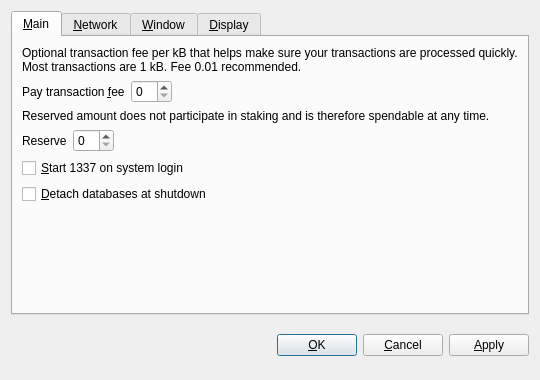
<?xml version="1.0" encoding="UTF-8"?>
<ui version="4.0">
 <class>OptionsDialog</class>
 <widget class="QDialog" name="OptionsDialog">
  <property name="geometry">
   <rect>
    <x>0</x>
    <y>0</y>
    <width>540</width>
    <height>380</height>
   </rect>
  </property>
  <property name="windowTitle">
   <string>Options</string>
  </property>
  <property name="modal">
   <bool>true</bool>
  </property>
  <layout class="QVBoxLayout" name="verticalLayout">
   <item>
    <widget class="QTabWidget" name="tabWidget">
     <property name="tabPosition">
      <enum>QTabWidget::North</enum>
     </property>
     <property name="currentIndex">
      <number>0</number>
     </property>
     <widget class="QWidget" name="tabMain">
      <attribute name="title">
       <string>&amp;Main</string>
      </attribute>
      <layout class="QVBoxLayout" name="verticalLayout_Main">
       <item>
        <widget class="QLabel" name="transactionFeeInfoLabel">
         <property name="text">
          <string>Optional transaction fee per kB that helps make sure your transactions are processed quickly. Most transactions are 1 kB. Fee 0.01 recommended.</string>
         </property>
         <property name="textFormat">
          <enum>Qt::PlainText</enum>
         </property>
         <property name="wordWrap">
          <bool>true</bool>
         </property>
        </widget>
       </item>
       <item>
        <layout class="QHBoxLayout" name="horizontalLayoutFee">
         <item>
          <widget class="QLabel" name="transactionFeeLabel">
           <property name="text">
            <string>Pay transaction &amp;fee</string>
           </property>
           <property name="textFormat">
            <enum>Qt::PlainText</enum>
           </property>
           <property name="buddy">
            <cstring>transactionFee</cstring>
           </property>
          </widget>
         </item>
         <item>
          <widget class="BitcoinAmountField" name="transactionFee"/>
         </item>
         <item>
          <spacer name="horizontalSpacerFee">
           <property name="orientation">
            <enum>Qt::Horizontal</enum>
           </property>
           <property name="sizeHint" stdset="0">
            <size>
             <width>40</width>
             <height>20</height>
            </size>
           </property>
          </spacer>
         </item>
        </layout>
       </item>
       <item>
        <widget class="QLabel" name="reserveBalanceInfoLabel">
         <property name="text">
          <string>Reserved amount does not participate in staking and is therefore spendable at any time.</string>
         </property>
         <property name="textFormat">
          <enum>Qt::PlainText</enum>
         </property>
         <property name="wordWrap">
          <bool>true</bool>
         </property>
        </widget>
       </item>
       <item>
        <layout class="QHBoxLayout" name="horizontalLayoutReserveBalance">
         <item>
          <widget class="QLabel" name="reserveBalanceLabel">
           <property name="text">
            <string>Reserve</string>
           </property>
           <property name="textFormat">
            <enum>Qt::PlainText</enum>
           </property>
           <property name="buddy">
            <cstring>reserveBalance</cstring>
           </property>
          </widget>
         </item>
         <item>
          <widget class="BitcoinAmountField" name="reserveBalance"/>
         </item>
         <item>
          <spacer name="horizontalSpacerReserveBalance">
           <property name="orientation">
            <enum>Qt::Horizontal</enum>
           </property>
           <property name="sizeHint" stdset="0">
            <size>
             <width>40</width>
             <height>20</height>
            </size>
           </property>
          </spacer>
         </item>
        </layout>
       </item>
       <item>
        <widget class="QCheckBox" name="bitcoinAtStartup">
         <property name="toolTip">
          <string>Automatically start 1337 after logging in to the system.</string>
         </property>
         <property name="text">
          <string>&amp;Start 1337 on system login</string>
         </property>
        </widget>
       </item>
       <item>
        <widget class="QCheckBox" name="detachDatabases">
         <property name="toolTip">
          <string>Detach block and address databases at shutdown. This means they can be moved to another data directory, but it slows down shutdown. The wallet is always detached.</string>
         </property>
         <property name="text">
          <string>&amp;Detach databases at shutdown</string>
         </property>
        </widget>
       </item>
       <item>
        <spacer name="verticalSpacer_Main">
         <property name="orientation">
          <enum>Qt::Vertical</enum>
         </property>
         <property name="sizeHint" stdset="0">
          <size>
           <width>20</width>
           <height>40</height>
          </size>
         </property>
        </spacer>
       </item>
      </layout>
     </widget>
     <widget class="QWidget" name="tabNetwork">
      <attribute name="title">
       <string>&amp;Network</string>
      </attribute>
      <layout class="QVBoxLayout" name="verticalLayout_Network">
       <item>
        <widget class="QCheckBox" name="mapPortUpnp">
         <property name="toolTip">
          <string>Automatically open the 1337 client port on the router. This only works when your router supports UPnP and it is enabled.</string>
         </property>
         <property name="text">
          <string>Map port using &amp;UPnP</string>
         </property>
        </widget>
       </item>
       <item>
        <widget class="QCheckBox" name="connectSocks">
         <property name="toolTip">
          <string>Connect to the 1337 network through a SOCKS proxy (e.g. when connecting through Tor).</string>
         </property>
         <property name="text">
          <string>&amp;Connect through SOCKS proxy:</string>
         </property>
        </widget>
       </item>
       <item>
        <layout class="QHBoxLayout" name="horizontalLayout_Network">
         <item>
          <widget class="QLabel" name="proxyIpLabel">
           <property name="text">
            <string>Proxy &amp;IP:</string>
           </property>
           <property name="textFormat">
            <enum>Qt::PlainText</enum>
           </property>
           <property name="buddy">
            <cstring>proxyIp</cstring>
           </property>
          </widget>
         </item>
         <item>
          <widget class="QValidatedLineEdit" name="proxyIp">
           <property name="maximumSize">
            <size>
             <width>140</width>
             <height>16777215</height>
            </size>
           </property>
           <property name="toolTip">
            <string>IP address of the proxy (e.g. 127.0.0.1)</string>
           </property>
          </widget>
         </item>
         <item>
          <widget class="QLabel" name="proxyPortLabel">
           <property name="text">
            <string>&amp;Port:</string>
           </property>
           <property name="textFormat">
            <enum>Qt::PlainText</enum>
           </property>
           <property name="buddy">
            <cstring>proxyPort</cstring>
           </property>
          </widget>
         </item>
         <item>
          <widget class="QLineEdit" name="proxyPort">
           <property name="maximumSize">
            <size>
             <width>55</width>
             <height>16777215</height>
            </size>
           </property>
           <property name="toolTip">
            <string>Port of the proxy (e.g. 9050)</string>
           </property>
          </widget>
         </item>
         <item>
          <widget class="QLabel" name="socksVersionLabel">
           <property name="text">
            <string>SOCKS &amp;Version:</string>
           </property>
           <property name="textFormat">
            <enum>Qt::PlainText</enum>
           </property>
           <property name="buddy">
            <cstring>socksVersion</cstring>
           </property>
          </widget>
         </item>
         <item>
          <widget class="QValueComboBox" name="socksVersion">
           <property name="toolTip">
            <string>SOCKS version of the proxy (e.g. 5)</string>
           </property>
          </widget>
         </item>
         <item>
          <spacer name="horizontalSpacer_Network">
           <property name="orientation">
            <enum>Qt::Horizontal</enum>
           </property>
           <property name="sizeHint" stdset="0">
            <size>
             <width>40</width>
             <height>20</height>
            </size>
           </property>
          </spacer>
         </item>
        </layout>
       </item>
       <item>
        <spacer name="verticalSpacer_Network">
         <property name="orientation">
          <enum>Qt::Vertical</enum>
         </property>
         <property name="sizeHint" stdset="0">
          <size>
           <width>20</width>
           <height>40</height>
          </size>
         </property>
        </spacer>
       </item>
      </layout>
     </widget>
     <widget class="QWidget" name="tabWindow">
      <attribute name="title">
       <string>&amp;Window</string>
      </attribute>
      <layout class="QVBoxLayout" name="verticalLayout_Window">
       <item>
        <widget class="QCheckBox" name="minimizeToTray">
         <property name="toolTip">
          <string>Show only a tray icon after minimizing the window.</string>
         </property>
         <property name="text">
          <string>&amp;Minimize to the tray instead of the taskbar</string>
         </property>
        </widget>
       </item>
       <item>
        <widget class="QCheckBox" name="minimizeOnClose">
         <property name="toolTip">
          <string>Minimize instead of exit the application when the window is closed. When this option is enabled, the application will be closed only after selecting Quit in the menu.</string>
         </property>
         <property name="text">
          <string>M&amp;inimize on close</string>
         </property>
        </widget>
       </item>
       <item>
        <spacer name="verticalSpacer_Window">
         <property name="orientation">
          <enum>Qt::Vertical</enum>
         </property>
         <property name="sizeHint" stdset="0">
          <size>
           <width>20</width>
           <height>40</height>
          </size>
         </property>
        </spacer>
       </item>
      </layout>
     </widget>
     <widget class="QWidget" name="tabDisplay">
      <attribute name="title">
       <string>&amp;Display</string>
      </attribute>
      <layout class="QVBoxLayout" name="verticalLayout_Display">
       <item>
        <layout class="QHBoxLayout" name="horizontalLayout_1_Display">
         <item>
          <widget class="QLabel" name="langLabel">
           <property name="text">
            <string>User Interface &amp;language:</string>
           </property>
           <property name="textFormat">
            <enum>Qt::PlainText</enum>
           </property>
           <property name="buddy">
            <cstring>lang</cstring>
           </property>
          </widget>
         </item>
         <item>
          <widget class="QValueComboBox" name="lang">
           <property name="toolTip">
            <string>The user interface language can be set here. This setting will take effect after restarting 1337.</string>
           </property>
          </widget>
         </item>
        </layout>
       </item>
       <item>
        <layout class="QHBoxLayout" name="horizontalLayout_2_Display">
         <item>
          <widget class="QLabel" name="unitLabel">
           <property name="text">
            <string>&amp;Unit to show amounts in:</string>
           </property>
           <property name="textFormat">
            <enum>Qt::PlainText</enum>
           </property>
           <property name="buddy">
            <cstring>unit</cstring>
           </property>
          </widget>
         </item>
         <item>
          <widget class="QValueComboBox" name="unit">
           <property name="toolTip">
            <string>Choose the default subdivision unit to show in the interface and when sending coins.</string>
           </property>
          </widget>
         </item>
        </layout>
       </item>
       <item>
        <widget class="QCheckBox" name="use1337Theme">
         <property name="text">
          <string>Use 1337 visual theme (requires restart)</string>
         </property>
        </widget>
       </item>	   
       <item>
        <widget class="QCheckBox" name="displayAddresses">
         <property name="toolTip">
          <string>Whether to show 1337 addresses in the transaction list or not.</string>
         </property>
         <property name="text">
          <string>&amp;Display addresses in transaction list</string>
         </property>
        </widget>
       </item>
       <item>
        <widget class="QCheckBox" name="coinControlFeatures">
         <property name="toolTip">
          <string>Whether to show coin control features or not.</string>
         </property>
         <property name="text">
          <string>Display coin &amp;control features (experts only!)</string>
         </property>
        </widget>
       </item>
       <item>
        <spacer name="verticalSpacer_Display">
         <property name="orientation">
          <enum>Qt::Vertical</enum>
         </property>
         <property name="sizeHint" stdset="0">
          <size>
           <width>20</width>
           <height>40</height>
          </size>
         </property>
        </spacer>
       </item>
      </layout>
     </widget>
    </widget>
   </item>
   <item>
    <layout class="QHBoxLayout" name="horizontalLayout_Buttons">
     <item>
      <spacer name="horizontalSpacer_1">
       <property name="orientation">
        <enum>Qt::Horizontal</enum>
       </property>
       <property name="sizeHint" stdset="0">
        <size>
         <width>40</width>
         <height>48</height>
        </size>
       </property>
      </spacer>
     </item>
     <item>
      <widget class="QLabel" name="statusLabel">
       <property name="font">
        <font>
         <weight>75</weight>
         <bold>true</bold>
        </font>
       </property>
       <property name="text">
        <string/>
       </property>
       <property name="textFormat">
        <enum>Qt::PlainText</enum>
       </property>
       <property name="wordWrap">
        <bool>true</bool>
       </property>
      </widget>
     </item>
     <item>
      <spacer name="horizontalSpacer_2">
       <property name="orientation">
        <enum>Qt::Horizontal</enum>
       </property>
       <property name="sizeHint" stdset="0">
        <size>
         <width>40</width>
         <height>48</height>
        </size>
       </property>
      </spacer>
     </item>
     <item>
      <widget class="QPushButton" name="okButton">
       <property name="text">
        <string>&amp;OK</string>
       </property>
      </widget>
     </item>
     <item>
      <widget class="QPushButton" name="cancelButton">
       <property name="text">
        <string>&amp;Cancel</string>
       </property>
       <property name="autoDefault">
        <bool>false</bool>
       </property>
      </widget>
     </item>
     <item>
      <widget class="QPushButton" name="applyButton">
       <property name="text">
        <string>&amp;Apply</string>
       </property>
       <property name="autoDefault">
        <bool>false</bool>
       </property>
      </widget>
     </item>
    </layout>
   </item>
  </layout>
 </widget>
 <customwidgets>
  <customwidget>
   <class>BitcoinAmountField</class>
   <extends>QSpinBox</extends>
   <header>bitcoinamountfield.h</header>
  </customwidget>
  <customwidget>
   <class>QValueComboBox</class>
   <extends>QComboBox</extends>
   <header>qvaluecombobox.h</header>
  </customwidget>
  <customwidget>
   <class>QValidatedLineEdit</class>
   <extends>QLineEdit</extends>
   <header>qvalidatedlineedit.h</header>
  </customwidget>
 </customwidgets>
 <resources/>
 <connections/>
</ui>
